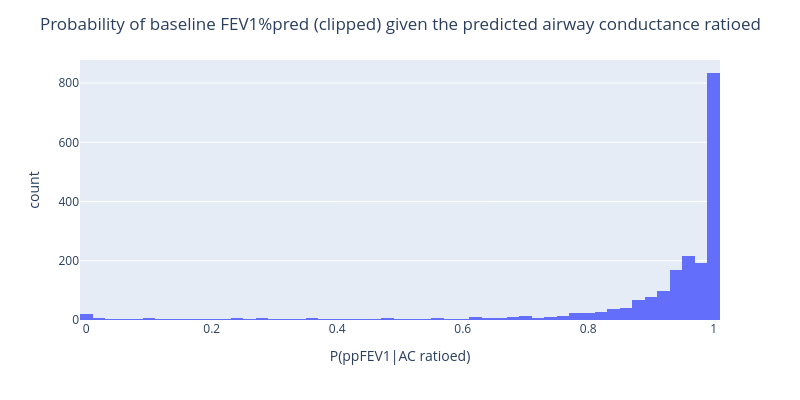

This figure's notebook cell:
### Markdown cell above
# Exploring where model confidently disagrees with baseline

### Code cell
# Compute P(baseline|prediction)
df["P(ppFEV1|AC)"] = vh.calc_P_ppFEV1_given_AC(df, AC)
df["P(ppFEV1|AC ratioed)"] = vh.calc_P_ppFEV1_given_AC(df, AC, corr=True)

# NOTE: AC is undefined above 100%, where ppFEV1 > 100%, value is clipped to 100%

# Plot histogram of P(ppFEV1|AC)
fig = px.histogram(df, x="P(ppFEV1|AC ratioed)", nbins=100)
title = f"Probability of baseline FEV1%pred (clipped) given the predicted airway conductance ratioed"
fig.update_layout(title=title, width=800, height=400)
# fig.write_image(f"{dh.get_path_to_main()}PlotsCFR/{title}.pdf")
fig.show()

### Figure 1 — Plotly figure (JSON) as saved in the notebook; plotly's stock layout.template omitted (floating-point values rounded to 4 significant figures; data arrays with more than 128 entries replaced by an {"elided": "..."} marker saying what was removed)
{"data": [{"alignmentgroup": "True", "bingroup": "x", "hovertemplate": "P(ppFEV1|AC ratioed)=%{x}<br>count=%{y}<extra></extra>", "legendgroup": "", "marker": {"color": "#636efa", "pattern": {"shape": ""}}, "name": "", "nbinsx": 100, "offsetgroup": "", "orientation": "v", "showlegend": false, "type": "histogram", "x": {"elided": "2037 float values"}, "xaxis": "x", "yaxis": "y"}], "layout": {"barmode": "relative", "height": 400, "legend": {"tracegroupgap": 0}, "margin": {"t": 60}, "title": {"text": "Probability of baseline FEV1%pred (clipped) given the predicted airway conductance ratioed"}, "width": 800, "xaxis": {"anchor": "y", "domain": [0, 1], "title": {"text": "P(ppFEV1|AC ratioed)"}}, "yaxis": {"anchor": "x", "domain": [0, 1], "title": {"text": "count"}}}}
